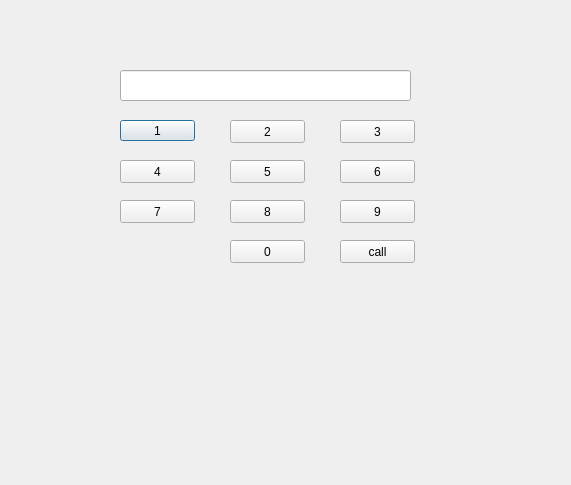
<?xml version="1.0" encoding="UTF-8"?>
<ui version="4.0">
 <class>Dialog</class>
 <widget class="QDialog" name="Dialog">
  <property name="geometry">
   <rect>
    <x>0</x>
    <y>0</y>
    <width>571</width>
    <height>485</height>
   </rect>
  </property>
  <property name="windowTitle">
   <string>Dialog</string>
  </property>
  <property name="layoutDirection">
   <enum>Qt::LeftToRight</enum>
  </property>
  <widget class="QLineEdit" name="le">
   <property name="geometry">
    <rect>
     <x>120</x>
     <y>70</y>
     <width>291</width>
     <height>31</height>
    </rect>
   </property>
   <property name="layoutDirection">
    <enum>Qt::LeftToRight</enum>
   </property>
   <property name="alignment">
    <set>Qt::AlignCenter</set>
   </property>
  </widget>
  <widget class="QPushButton" name="pb1">
   <property name="geometry">
    <rect>
     <x>120</x>
     <y>120</y>
     <width>75</width>
     <height>21</height>
    </rect>
   </property>
   <property name="text">
    <string>1</string>
   </property>
  </widget>
  <widget class="QPushButton" name="pb2">
   <property name="geometry">
    <rect>
     <x>230</x>
     <y>120</y>
     <width>75</width>
     <height>23</height>
    </rect>
   </property>
   <property name="text">
    <string>2</string>
   </property>
  </widget>
  <widget class="QPushButton" name="pb3">
   <property name="geometry">
    <rect>
     <x>340</x>
     <y>120</y>
     <width>75</width>
     <height>23</height>
    </rect>
   </property>
   <property name="text">
    <string>3</string>
   </property>
  </widget>
  <widget class="QPushButton" name="pb4">
   <property name="geometry">
    <rect>
     <x>120</x>
     <y>160</y>
     <width>75</width>
     <height>23</height>
    </rect>
   </property>
   <property name="text">
    <string>4</string>
   </property>
  </widget>
  <widget class="QPushButton" name="pb5">
   <property name="geometry">
    <rect>
     <x>230</x>
     <y>160</y>
     <width>75</width>
     <height>23</height>
    </rect>
   </property>
   <property name="text">
    <string>5</string>
   </property>
  </widget>
  <widget class="QPushButton" name="pb7">
   <property name="geometry">
    <rect>
     <x>120</x>
     <y>200</y>
     <width>75</width>
     <height>23</height>
    </rect>
   </property>
   <property name="text">
    <string>7</string>
   </property>
  </widget>
  <widget class="QPushButton" name="pb6">
   <property name="geometry">
    <rect>
     <x>340</x>
     <y>160</y>
     <width>75</width>
     <height>23</height>
    </rect>
   </property>
   <property name="text">
    <string>6</string>
   </property>
  </widget>
  <widget class="QPushButton" name="pb9">
   <property name="geometry">
    <rect>
     <x>340</x>
     <y>200</y>
     <width>75</width>
     <height>23</height>
    </rect>
   </property>
   <property name="text">
    <string>9</string>
   </property>
  </widget>
  <widget class="QPushButton" name="pb8">
   <property name="geometry">
    <rect>
     <x>230</x>
     <y>200</y>
     <width>75</width>
     <height>23</height>
    </rect>
   </property>
   <property name="text">
    <string>8</string>
   </property>
  </widget>
  <widget class="QPushButton" name="pb_call">
   <property name="geometry">
    <rect>
     <x>340</x>
     <y>240</y>
     <width>75</width>
     <height>23</height>
    </rect>
   </property>
   <property name="text">
    <string>call</string>
   </property>
  </widget>
  <widget class="QPushButton" name="pb0">
   <property name="geometry">
    <rect>
     <x>230</x>
     <y>240</y>
     <width>75</width>
     <height>23</height>
    </rect>
   </property>
   <property name="text">
    <string>0</string>
   </property>
  </widget>
 </widget>
 <resources/>
 <connections/>
</ui>
